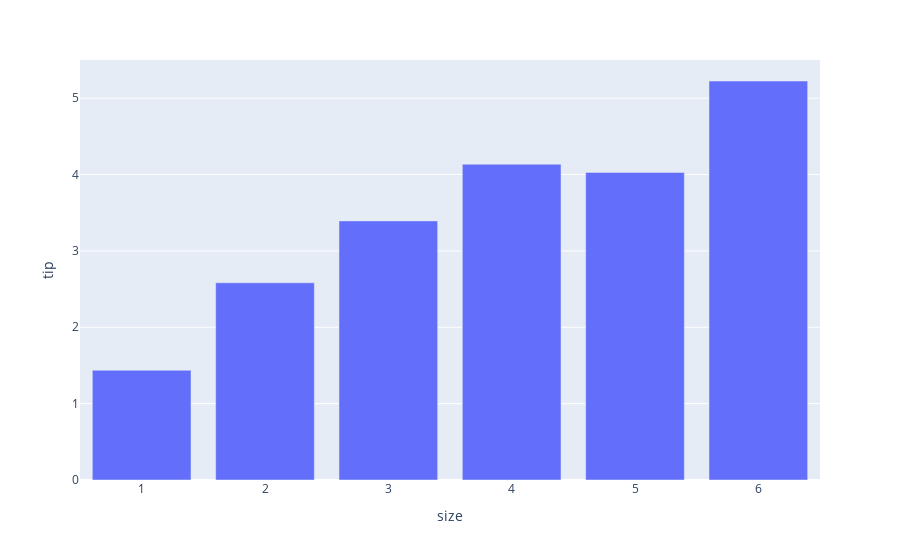

Notebook code cell kept with this figure:
### Code cell
# Mean tip by size
mean_tip = df.groupby('size').tip.mean().reset_index()
px.bar(mean_tip, x='size', y='tip')

### Figure 1 — Plotly figure (JSON) as saved in the notebook; plotly's stock layout.template omitted (floating-point values rounded to 4 significant figures)
{"data": [{"alignmentgroup": "True", "hovertemplate": "size=%{x}<br>tip=%{y}<extra></extra>", "legendgroup": "", "marker": {"color": "#636efa", "pattern": {"shape": ""}}, "name": "", "offsetgroup": "", "orientation": "v", "showlegend": false, "textposition": "auto", "type": "bar", "x": [1, 2, 3, 4, 5, 6], "xaxis": "x", "y": [1.438, 2.582, 3.393, 4.135, 4.028, 5.225], "yaxis": "y"}], "layout": {"barmode": "relative", "legend": {"tracegroupgap": 0}, "margin": {"t": 60}, "xaxis": {"anchor": "y", "domain": [0, 1], "title": {"text": "size"}}, "yaxis": {"anchor": "x", "domain": [0, 1], "title": {"text": "tip"}}}}
